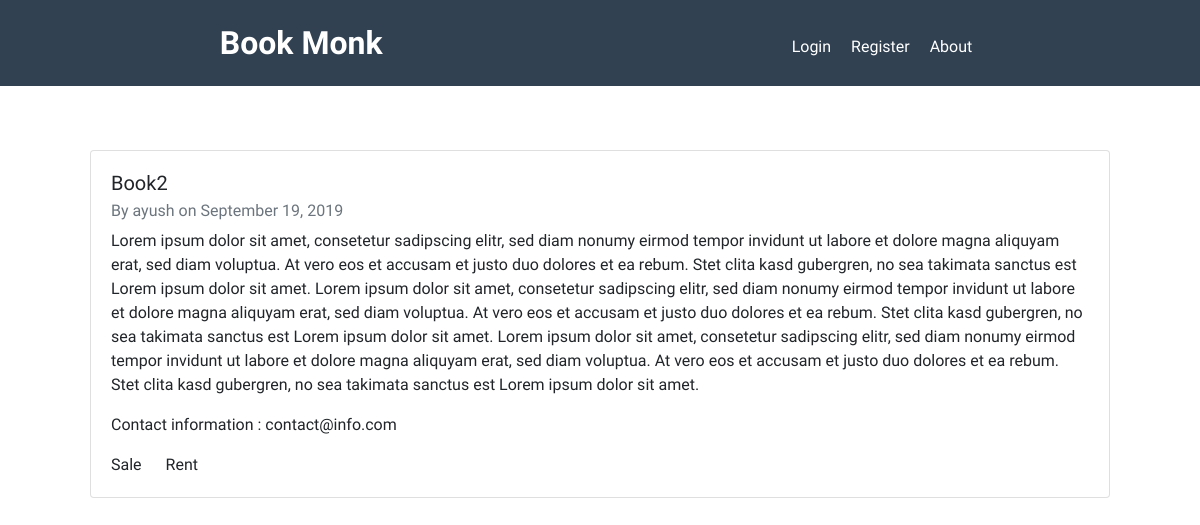
/book/2/, run on the app's committed database.
### books/models.py (models this page shows, shortened)
class Book(models.Model):
    title = models.CharField(max_length=100)
    details = models.TextField()
    for_rent = models.BooleanField()
    for_sale = models.BooleanField()
    date_posted = models.DateTimeField(default=timezone.now)
    post_author = models.ForeignKey(User, on_delete=models.CASCADE)
    contact_info = models.CharField(max_length=100)

### books/views.py (the view)
# urls.py: path('book/<int:pk>/', BookDetailView.as_view(), name='book-detail'),
class BookDetailView(DetailView):
    model = Book

### books/templates/books/book_detail.html (shortened to what this page needs)
{% extends "books/base.html" %}
{% block content %}
<div class="books">
        <div class="card book-container" style="width: 85vw;">
            <div class="card-body">
                <h5 class="card-title"><a href="{% url 'book-detail' book.id %}">{{ object.title }}</a></h5>
                <h6 class="card-subtitle mb-2 text-muted">By <a href="{% url 'user-books' book.post_author.username %}"> {{ book.post_author.username }}</a> on {{ book.date_posted|date:"F d, Y" }}</h6>
                <p class="card-text">{{ object.details }}</p>
                <p class="card-text">Contact information : {{ object.contact_info }}</p>
                {% if object.for_sale %}
                    <span class="card-link">Sale</span>
                {% endif %}
                {% if object.for_rent %}
                    <span class="card-link">Rent</span>
                {% endif %}
            </div>
        </div>
{% endblock content %}

### books/static/books/main.css (style rules this page uses)
body { font-family: 'Be Vietnam', sans-serif; }
a, a:hover { color: inherit; text-decoration: none; }
.books { display: flex; flex-direction: column; justify-content: center; align-items: center; }
.book-container { margin: 1rem; }

### data on the page
Book: title "Book2", post_author.username "ayush", date_posted "September 19, 2019", details "Lorem ipsum dolor sit amet, consetetur sadipscing elitr, sed diam nonumy eirmod tempor invidunt ut labore et dolore magna aliquyam erat, sed diam voluptua. At vero eos et accusam et justo duo dolores et ea rebum. Stet clita kasd gubergren, no sea takimata sanctus est Lorem ipsum dolor sit amet. Lorem ipsum dolor sit amet, consetetur sadipscing elitr, sed diam nonumy eirmod tempor invidunt ut labore et dolore magna aliquyam erat, sed diam voluptua. At vero eos et accusam et justo duo dolores et ea rebum. Stet clita kasd gubergren, no sea takimata sanctus est Lorem ipsum dolor sit amet. Lorem ipsum dolor sit amet, consetetur sadipscing elitr, sed diam nonumy eirmod tempor invidunt ut labore…", contact_info "contact@info.com"
